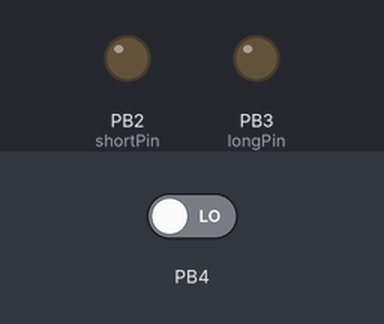
Recording of a program running on a simulated ATtiny85, built with avr-gcc and run on an emulated ATtiny85. On the bench: output pins drawn as LEDs (lit = HIGH). The test bench sets the inputs (shaded band); at power-on: PB4 LOW.

Above: at 1.43 s.
At 17.29 s:
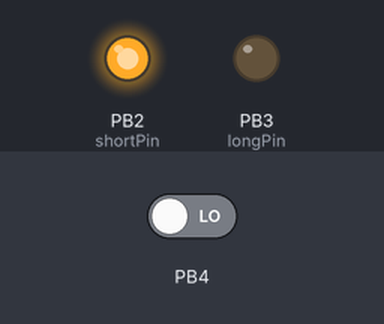
At 33.11 s:
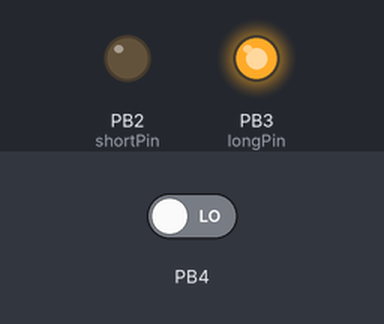
Timing chart, 0 to 35.5 s (numbered marks = the images above):
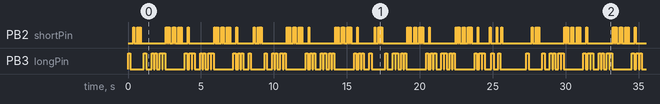

Measured:
- by itself, PB2 (shortPin), PB3 (longPin): moves between LOW and HIGH, repeating every 27.3 s

The program:

main.cpp
```cpp
#include <Arduino.h>
#include "CWKeyer.h"
#include "main.h"

// Time unit for a dot
const int dotLength = 90; // Define the length of a dot in milliseconds
// For 25 WPM use 52ms (measured on a YAESU FT-818nd)
// For 13 WPM use 90ms (measured on a YAESU FT-818nd)

// Define pins for short and long signals
const int shortPin = 2;  // Pin for short (dot)
const int longPin = 3;   // Pin for long (dash)

const int callSignPin = 13; // Pin for call sign toggle
const int speedPin = 16; // Pin for speed toggle

void setup() {
  // Initialize pins
  pinMode(shortPin, OUTPUT);
  pinMode(longPin, OUTPUT);
  pinMode(callSignPin, INPUT);
  pinMode(speedPin, INPUT);
}

void loop() {
  // Set transmission text based on the call sign switch state
  const char* text;
  if(digitalRead(callSignPin) == HIGH) {
    text = "TEST 2E0YSI 2E0YSI TEST 2E0YSI 2E0YSI TEST 2E0YSI 2E0YSI AR";
  } else {
    text = "TEST M7ISY M7ISY TEST M7ISY M7ISY TEST M7ISY M7ISY AR";
  }

  // Set the keyer speed based on the speed switch state
  // Currently, the librarz does not allow changing speed on the fly,
  // so we create a new instance of CWKeyer with the desired speed.
  int dotLength;
  if(digitalRead(speedPin) == HIGH) {
    dotLength = 90; // 13 WPM
  } else {
    dotLength = 52; // 25 WPM
  }
  CWKeyer keyer = CWKeyer(dotLength, shortPin, longPin);

  // Key the preprogrammed text in Morse code
  keyer.KeyText(text);

  // Pause before repeating the text
  delay(1000);
}
```

main.h
```cpp
void setup();
void loop();
```
